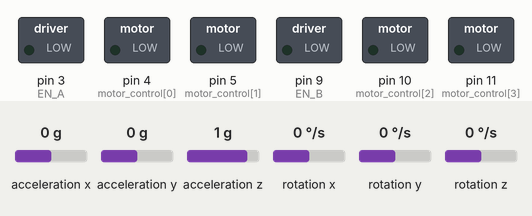
Simulated run of this sketch. Board: Arduino Uno, built with avr-gcc and run on an emulated ATmega328P. On the bench: switched loads named in the sketch (green lamp = pin HIGH). Inputs (shaded band) come from the test bench; at power-on: acceleration x 0 g, acceleration y 0 g, acceleration z 1 g, rotation x 0 °/s, rotation y 0 °/s, rotation z 0 °/s.

Above: at 0.1 s.
At 7.85 s:
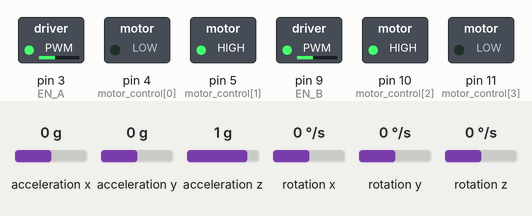
At 12.16 s:
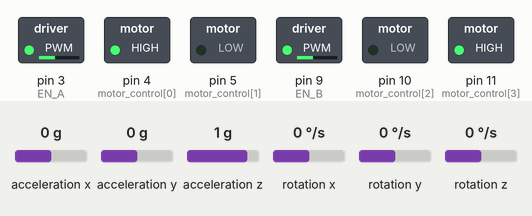
At 19.0 s:
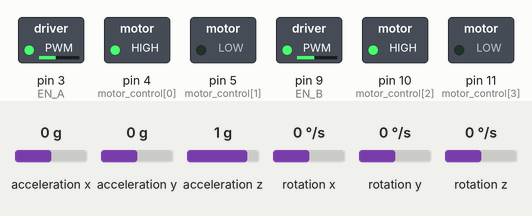
At 23.1 s:
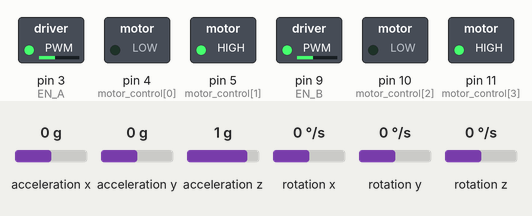
At 36.0 s:
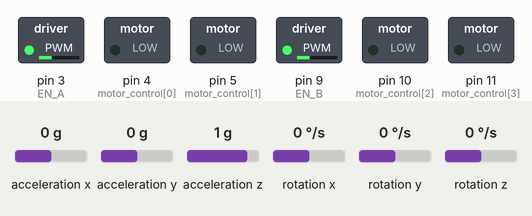
Timing chart, 0 to 40.0 s (numbered marks = the images above):
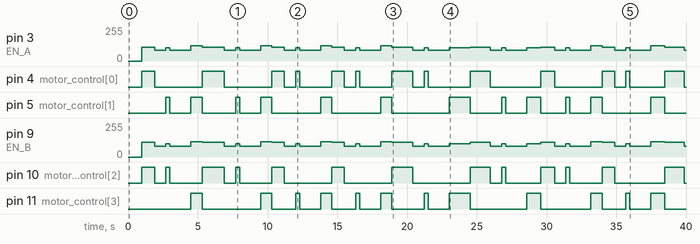

The sketch:

auto.ino
```cpp
#include "gyro.h"
#include "motion.h"

#define DESTINATION 2

MPU6050 		mpu(Wire);
t_telemetry		telemetry;

void setup() {

	Serial.begin(9600);

	initialize_motor(motor_control);

	Wire.begin();
	if (mpu.begin())
		Serial.println("Gyro Error.");
	mpu.calcOffsets();

	forward_and_rotate(mpu, &telemetry, 900, 100, RIGHT);
	bwd(115);
	delay(800);

	forward_and_rotate(mpu, &telemetry, 1600, 100, RIGHT);
	bwd(115);
	delay(800);

	forward_and_rotate(mpu, &telemetry, 900, 200, LEFT);
	bwd(115);
	delay(800);

	forward_and_rotate(mpu, &telemetry, 900, 200, LEFT);
	bwd(115);
	delay(800);

	forward_and_rotate(mpu, &telemetry, 1500, 235, LEFT);
	bwd(100);
	delay(1500);

	forward_and_rotate(mpu, &telemetry, 1450, 0, RIGHT);
	bwd(100);
	delay(1000);

	forward_and_rotate(mpu, &telemetry, 1000, 225, RIGHT);
	bwd(115);
	delay(800);

	forward_and_rotate(mpu, &telemetry, 900, 200, LEFT);
	bwd(115);
	delay(1000);

	switch (DESTINATION) {

		case 1:
			forward_and_rotate(mpu, &telemetry, 1400, 300, LEFT);
			forward_and_rotate(mpu, &telemetry, 1400, 200, RIGHT);
			bwd(100);
			delay(800);

			forward_and_rotate(mpu, &telemetry, 1000, 200, RIGHT);
			bwd(100);
			delay(800);

			fwd(200);
			delay(1500);
			stop();

			break;

		case 2:

			forward_and_rotate(mpu, &telemetry, 1400, 200, RIGHT);

			fwd(120);
			delay(800);
			stop();

			break;

	}


}

void loop() {


}
```

gyro.cpp
```cpp
#include "gyro.h"

void	update_telemetry(t_telemetry *telemetry, MPU6050 &imu) {

	imu.update();

	telemetry->angle_x = imu.getAngleX();
	telemetry->angle_y = imu.getAngleY();
	telemetry->angle_z = imu.getAngleZ();

	telemetry->gyro_x = imu.getGyroX();
	telemetry->gyro_y = imu.getGyroY();
	telemetry->gyro_z = imu.getGyroZ();

}

void	print_telemetry(t_telemetry *telemetry) {

	Serial.print("Angle X ");
	Serial.print(telemetry->angle_x);
	Serial.println(" Degree");
	Serial.print("Angle Y ");
	Serial.print(telemetry->angle_y);
	Serial.println(" Degree");
	Serial.print("Angle Z ");
	Serial.print(telemetry->angle_z);
	Serial.println(" Degree");
	Serial.println();

	Serial.print("Angular velocity X ");
	Serial.print(telemetry->gyro_x);
	Serial.println(" Degree/s");
	Serial.print("Angular velocity Y ");
	Serial.print(telemetry->gyro_y);
	Serial.println(" Degree/s");
	Serial.print("Angular velocity Z ");
	Serial.print(telemetry->gyro_z);
	Serial.println(" Degree/s");
	Serial.println();

}
```

gyro.h
```cpp
#ifndef GYRO_H
# define GYRO_H

# include <Wire.h>
# include <Arduino.h>
# include <MPU6050_light.h>

typedef struct s_telemetry {
	float	angle_x;
	float	angle_y;
	float	angle_z;
	float	gyro_x;
	float	gyro_y;
	float	gyro_z;
}	t_telemetry;

void	update_telemetry(t_telemetry *telemetry, MPU6050 &imu);
void	print_telemetry(t_telemetry *telemetry);

#endif
```

motion.cpp
```cpp
#include "motion.h"

void	initialize_motor(const int *motor_pins) {
	for (unsigned short idx = 0; idx < 4; idx++) {
		pinMode(motor_pins[idx], OUTPUT);
	}
}

void	set_motor(int in_1, int in_2, int in_3, int in_4) {
	digitalWrite(motor_control[0], in_1);
	digitalWrite(motor_control[1], in_2);
	digitalWrite(motor_control[2], in_3);
	digitalWrite(motor_control[3], in_4);
}

void fwd(int speed) {
	set_motor(HIGH, LOW, HIGH, LOW);
	analogWrite(EN_A, speed);
	analogWrite(EN_B, speed + 5);
}

void bwd(int speed) {
	set_motor(LOW, HIGH, LOW, HIGH);
	analogWrite(EN_A, speed);
	analogWrite(EN_B, speed);
}

void stop() {
	set_motor(LOW, LOW, LOW, LOW);
	analogWrite(EN_A, 80);
	analogWrite(EN_B, 80);
}

void	rot_left(int speed) {
	set_motor(HIGH, LOW, LOW, HIGH);
	analogWrite(EN_A, speed);
	analogWrite(EN_B, speed);
}

void	rot_right(int speed) {
	set_motor(LOW, HIGH, HIGH, LOW);
	analogWrite(EN_A, speed);
	analogWrite(EN_B, speed);
}

void rot_right_90(MPU6050 &imu, t_telemetry *telemetry, int correction_factor) {

	float initial_angle;
	float final_angle;

	update_telemetry(telemetry, imu);
	initial_angle = telemetry->angle_y;

	rot_right(100);
	delay(300);
	stop();

	delay(1000);
	update_telemetry(telemetry, imu);
	final_angle = telemetry->angle_y;

	rot_left(100);
	delay(correction_factor * abs(initial_angle - final_angle));
	stop();
	delay(500);

}

void rot_left_90(MPU6050 &imu, t_telemetry *telemetry, int correction_factor) {

	float initial_angle;
	float final_angle;

	update_telemetry(telemetry, imu);
	initial_angle = telemetry->angle_y;

	rot_left(100);
	delay(300);
	stop();

	delay(1000);
	update_telemetry(telemetry, imu);
	final_angle = telemetry->angle_y;

	rot_right(100);
	delay(correction_factor * abs(initial_angle - final_angle));
	stop();
	delay(500);

}

void forward_and_rotate(MPU6050 &imu, t_telemetry *telemetry, int forward_duration, int correction_factor, t_direction direction) {

	fwd(105);
	delay(forward_duration);
	stop();
	delay(800);

	switch (direction) {

		case LEFT:
			rot_left_90(imu, telemetry, correction_factor);
			break ;

		case RIGHT:
			rot_right_90(imu, telemetry, correction_factor);
			break ;

	}

}
```

motion.h
```cpp
#ifndef MOTION_H
# define MOTION_H

# include <Arduino.h>
# include "gyro.h"

# define EN_A 3
# define EN_B 9

const int motor_control[] = {4, 5, 10, 11};

typedef enum e_direction {
	LEFT,
	RIGHT
}	t_direction;

void	initialize_motor(const int *motor_pins);

void	stop();

void	fwd(int speed);
void	bwd(int speed);

void	rot_left(int speed);
void	rot_right(int speed);

void 	rot_right_90(MPU6050 &imu, t_telemetry *telemetry, int correction_factor);
void 	rot_left_90(MPU6050 &imu, t_telemetry *telemetry, int correction_factor);

void	forward_and_rotate(MPU6050 &imu, t_telemetry *telemetry,
	int forward_duration, int correction_factor, t_direction direction);

#endif
```

Measured:
- by itself, pin 4 (motor_control[0]): LOW → HIGH at 1.0 s, → LOW 0.90 s later, → HIGH 3.4 s later, → LOW 1.6 s later, … (26 changes in this stretch)
- by itself, pin 5 (motor_control[1]): LOW → HIGH at 2.7 s, → LOW 0.30 s later, → HIGH 1.5 s later, → LOW 0.80 s later, … (24 changes in this stretch)
- by itself, pin 11 (motor_control[3]): LOW → HIGH at 4.5 s, → LOW 0.80 s later, → HIGH 4.2 s later, → LOW 0.80 s later, … (24 changes in this stretch)
- by itself, pin 10 (motor_control[2]): LOW → HIGH at 1.0 s, → LOW 0.90 s later, → HIGH 0.80 s later, → LOW 0.30 s later, … (26 changes in this stretch)
- by itself, pin 3 (EN_A): 0/255 → 105/255 at 1.0 s, → 80/255 0.90 s later, → 100/255 0.80 s later, → 80/255 0.30 s later, … (42 changes in this stretch)
